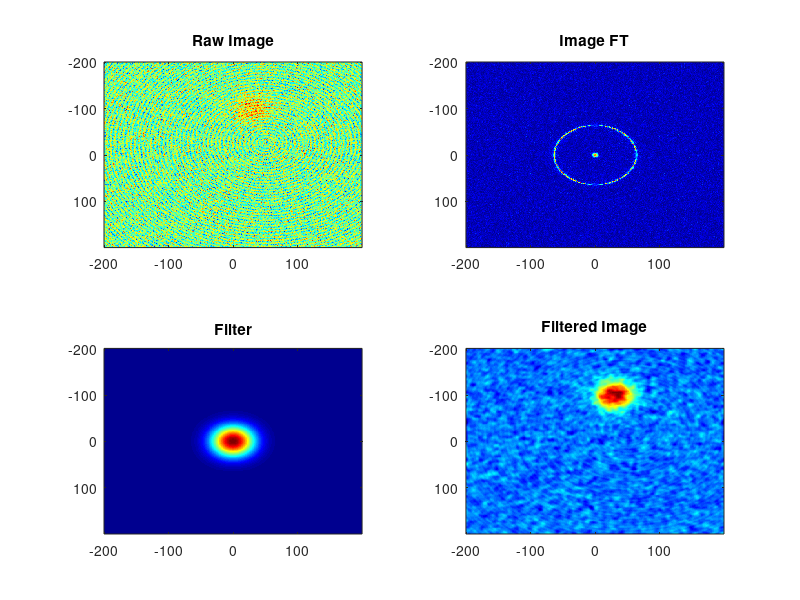

Write MATLAB code to recreate this figure.
N = 400;
x = [0:N - 1]-N/2;
y = x;

[X,Y] = meshgrid(x,y);


cloud = exp(-((X-30).^2 + (Y+100).^2)/2/20.^2);
noise = 0.5.*randn(N);

x0 = 50; y0 = -25;
fringe = 0.5.*sin(sqrt((X-x0).^2 + (Y-y0).^2));
image = noise+ cloud+fringe;


imageft = fftshift(fft2(image));

filter = hanning(N)*hanning(N)'; filter = filter.^15;

imagefilt = ifft2(fftshift(imageft.*filter));



figure(1); 
subplot(2,2,1); imagesc(y,x,image); colormap(jet); title('Raw Image');
subplot(2,2,2); imagesc(y,x,abs(imageft)); colormap(jet); title('Image FT');
subplot(2,2,3); imagesc(y,x,filter); colormap(jet); title('Filter');
subplot(2,2,4); imagesc(y,x,real(imagefilt)); colormap(jet); title('Filtered Image');